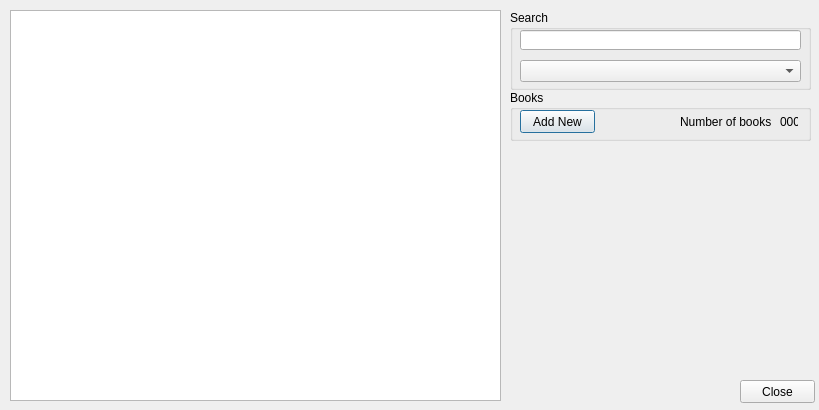
<?xml version="1.0" encoding="UTF-8"?>
<ui version="4.0">
    <class>Dialog</class>
    <widget class="QDialog" name="Dialog">
        <property name="windowModality">
            <enum>Qt::NonModal</enum>
        </property>
        <property name="geometry">
            <rect>
                <x>0</x>
                <y>0</y>
                <width>819</width>
                <height>410</height>
            </rect>
        </property>
        <property name="windowTitle">
            <string>Books</string>
        </property>
        <widget class="QTableView" name="books_QTableView">
            <property name="geometry">
                <rect>
                    <x>10</x>
                    <y>10</y>
                    <width>491</width>
                    <height>391</height>
                </rect>
            </property>
            <property name="contextMenuPolicy">
                <enum>Qt::ActionsContextMenu</enum>
            </property>
        </widget>
        <widget class="QGroupBox" name="groupBox">
            <property name="geometry">
                <rect>
                    <x>510</x>
                    <y>10</y>
                    <width>301</width>
                    <height>80</height>
                </rect>
            </property>
            <property name="title">
                <string>Search</string>
            </property>
            <widget class="QComboBox" name="search_comboBox">
                <property name="geometry">
                    <rect>
                        <x>10</x>
                        <y>50</y>
                        <width>281</width>
                        <height>22</height>
                    </rect>
                </property>
            </widget>
            <widget class="QLineEdit" name="search_input">
                <property name="geometry">
                    <rect>
                        <x>10</x>
                        <y>20</y>
                        <width>281</width>
                        <height>20</height>
                    </rect>
                </property>
            </widget>
        </widget>
        <widget class="QGroupBox" name="groupBox_5">
            <property name="geometry">
                <rect>
                    <x>510</x>
                    <y>90</y>
                    <width>301</width>
                    <height>51</height>
                </rect>
            </property>
            <property name="title">
                <string>Books</string>
            </property>
            <widget class="QPushButton" name="add_new_book_button">
                <property name="geometry">
                    <rect>
                        <x>10</x>
                        <y>20</y>
                        <width>75</width>
                        <height>23</height>
                    </rect>
                </property>
                <property name="text">
                    <string>Add New</string>
                </property>
            </widget>
            <widget class="QLabel" name="label_7">
                <property name="geometry">
                    <rect>
                        <x>170</x>
                        <y>20</y>
                        <width>92</width>
                        <height>23</height>
                    </rect>
                </property>
                <property name="text">
                    <string>Number of books:</string>
                </property>
            </widget>
            <widget class="QLabel" name="books_count">
                <property name="geometry">
                    <rect>
                        <x>270</x>
                        <y>20</y>
                        <width>18</width>
                        <height>23</height>
                    </rect>
                </property>
                <property name="text">
                    <string>000</string>
                </property>
            </widget>
        </widget>
        <widget class="QPushButton" name="close_button">
            <property name="geometry">
                <rect>
                    <x>740</x>
                    <y>380</y>
                    <width>75</width>
                    <height>23</height>
                </rect>
            </property>
            <property name="text">
                <string>Close</string>
            </property>
        </widget>
    </widget>
    <resources/>
    <connections/>
</ui>
